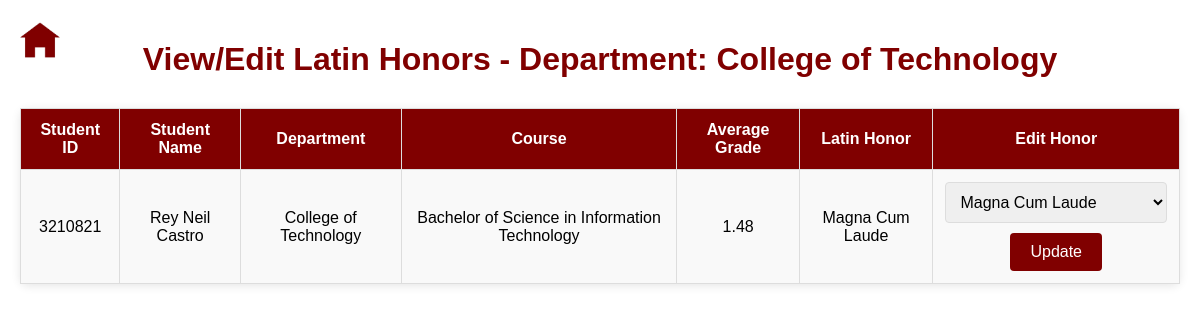
Page /admin/view_edit_latin_honors.php (signed in) on the committed database.
### tables this page shows
CREATE TABLE `latin_grades` (
  `id` int(6) UNSIGNED NOT NULL,
  `student_name` varchar(100) NOT NULL,
  `student_id` varchar(100) NOT NULL,
  `department` varchar(100) NOT NULL,
  `course` varchar(100) NOT NULL,
  `year1_sem1` decimal(3,2) NOT NULL,
  `year1_sem2` decimal(3,2) NOT NULL,
  `year2_sem1` decimal(3,2) NOT NULL,
  `year2_sem2` decimal(3,2) NOT NULL,
  `year3_sem1` decimal(3,2) NOT NULL,
  `year3_sem2` decimal(3,2) NOT NULL,
  `year4_sem1` decimal(3,2) NOT NULL,
  `year4_sem2` decimal(3,2) NOT NULL,
  `average_grade` decimal(3,2) DEFAULT NULL,
  `honor` varchar(20) DEFAULT NULL
);

### admin/view_edit_latin_honors.php (the view, shortened to what this page needs)
<?php
$servername = "localhost";
$username = "root";
$password = "";
$dbname = "finals";
$conn = new mysqli($servername, $username, $password, $dbname);
$admin_department = $_SESSION['admin_department'] ?? null;
$sql = "SELECT student_id, student_name, department, course, average_grade, honor FROM latin_grades";
$result = $conn->query($sql);
?>
<!DOCTYPE html>
<html lang="en">
<head>
</head>
<body>
    <a href="dashboard.php">
        <img src="../img/homeicon.png" alt="Home" class="home-icon">
    </a>
    <h1>View/Edit Latin Honors - Department: <?= htmlspecialchars($admin_department) ?></h1>
    <?php if ($result->num_rows > 0): ?>
        <table>
            <thead>
                <tr>
                    <th>Student ID</th>
                    <th>Student Name</th>
                    <th>Department</th>
                    <th>Course</th>
                    <th>Average Grade</th>
                    <th>Latin Honor</th>
                    <th>Edit Honor</th>
                </tr>
            </thead>
            <tbody>
                <?php while ($row = $result->fetch_assoc()): ?>
                <tr>
                    <td><?= $row['student_id'] ?></td>
                    <td><?= $row['student_name'] ?></td>
                    <td><?= $row['department'] ?></td>
                    <td><?= $row['course'] ?></td>
                    <td><?= $row['average_grade'] ?></td>
                    <td><?= $row['honor'] ?></td>
                    <td>
                        <form method="POST" action="view_edit_latin_honors.php">
                            <select name="honor">
                                <option value="Magna Cum Laude" <?= ($row['honor'] == 'Magna Cum Laude') ? 'selected' : '' ?>>Magna Cum Laude</option>
                            </select>
                            <button type="submit" name="update">Update</button>
                        </form>
                    </td>
                </tr>
                <?php endwhile; ?>
            </tbody>
        </table>
    <?php else: ?>
        <p>No latin students found for your department.</p>
    <?php endif; ?>
</body>
</html>

### admin/view_edit_latin_honors.php (style rules this page uses)
body { font-family: 'Arial', sans-serif; padding: 20px; background-color: #ffffff; margin: 0; }
h1 { color: maroon; text-align: center; margin-bottom: 30px; }
table { width: 100%; border-collapse: collapse; margin-top: 30px; background-color: #fff; border-radius: 8px; box-shadow: 0 2px 10px rgba(0, 0, 0, 0.1); }
th, td { border: 1px solid #ddd; padding: 12px; text-align: center; }
th { background-color: maroon; color: white; font-weight: bold; }
td { background-color: #f9f9f9; }
select, button { padding: 10px; border-radius: 4px; border: 1px solid #ddd; font-size: 16px; transition: border-color 0.3s; }
select { width: 100%; }
button { background-color: maroon; color: white; cursor: pointer; border: none; transition: background-color 0.3s; margin-top: 10px; padding: 10px 20px; }
form { display: inline-block; }
.home-icon { position: absolute; top: 20px; left: 20px; width: 40px; height: 40px; cursor: pointer; transition: transform 0.3s ease-in-out; }

### rows in the picture
latin_grades: student "3210821", student_name "Rey Neil Castro", department "College of Technology", course "Bachelor of Science in Information Technology", average_grade "1.48", honor "Magna Cum Laude"

### other values in the picture
$admin_department "College of Technology"
